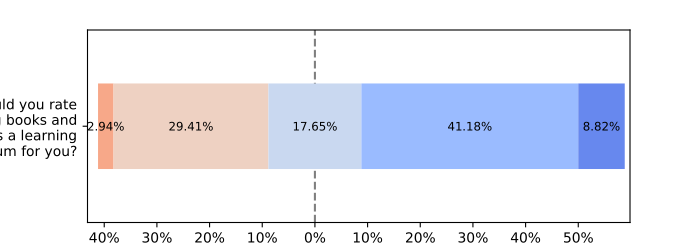

Generate this figure with Python:
import matplotlib as mpl
from plot_likert.colors import TRANSPARENT

mpl.use("pgf")

import matplotlib.pyplot as plt
import pandas as pd
import numpy as np
import plot_likert
import seaborn as sns
import typing

Scale = typing.List[str]

comf: Scale = [
    "Extremely Ineffective",
    "Ineffective",
    "Neither Ineffective nor Effective",
    "Effective",
    "Extremely Effective",
]
comfort: Scale = comf

Q1 = "How effective would you rate reading books and documentation as a learning medium for you?"


data = pd.DataFrame(
    {
        Q1: {
           1 : "Extremely Ineffective",
           2 : "Ineffective",
           3 : "Ineffective",
           4 : "Ineffective",
           5 : "Ineffective",
           6 : "Ineffective",
           7 : "Ineffective",
           8 : "Ineffective",
           9 : "Ineffective",
           10 : "Ineffective",
           11 : "Ineffective",
           12 : "Neither Ineffective nor Effective",
           13 : "Neither Ineffective nor Effective",
           14 : "Neither Ineffective nor Effective",
           15 : "Neither Ineffective nor Effective",
           16 : "Neither Ineffective nor Effective",
           17 : "Neither Ineffective nor Effective",
           18 : "Effective",
           19 : "Effective",
           20 : "Effective",
           21 : "Effective",
           22 : "Effective",
           23 : "Effective",
           24 : "Effective",
           25 : "Effective",
           26 : "Effective",
           27 : "Effective",
           28 : "Effective",
           29 : "Effective",
           30 : "Effective",
           31 : "Effective",
           32 : "Extremely Effective",
           33 : "Extremely Effective",
           34 : "Extremely Effective",
        },
    }
)

colors = sns.color_palette("coolwarm_r")
colors[0] = TRANSPARENT

# ax = plot_likert.plot_likert(data, comfort, plot_percentage=True, colors=colors, figsize=(5.90666, 5))
ax = plot_likert.plot_likert(
    data,
    comfort,
    plot_percentage=True,
    colors=colors,
    width=0.4
)

for bars, color in zip(ax.containers[1:], ["black"] + ["black"] * 3 + ["black"] * 2):
    ax.bar_label(bars, label_type="center", fmt="%.2f%%", color=color, fontsize=8.5)

plt.legend(
    loc="upper center",
    ncol=3,
    # handlelength=0.5,
    fontsize=9,
    labelspacing=0.1,
    columnspacing=0,
    bbox_to_anchor=(0.2, 1.4),
)

ax.figure.set_size_inches(7, 2.5)
# plt.show()

plt.savefig("plot.png", dpi=100)
plt.savefig("plot.pgf", format="pgf", bbox_inches="tight")
